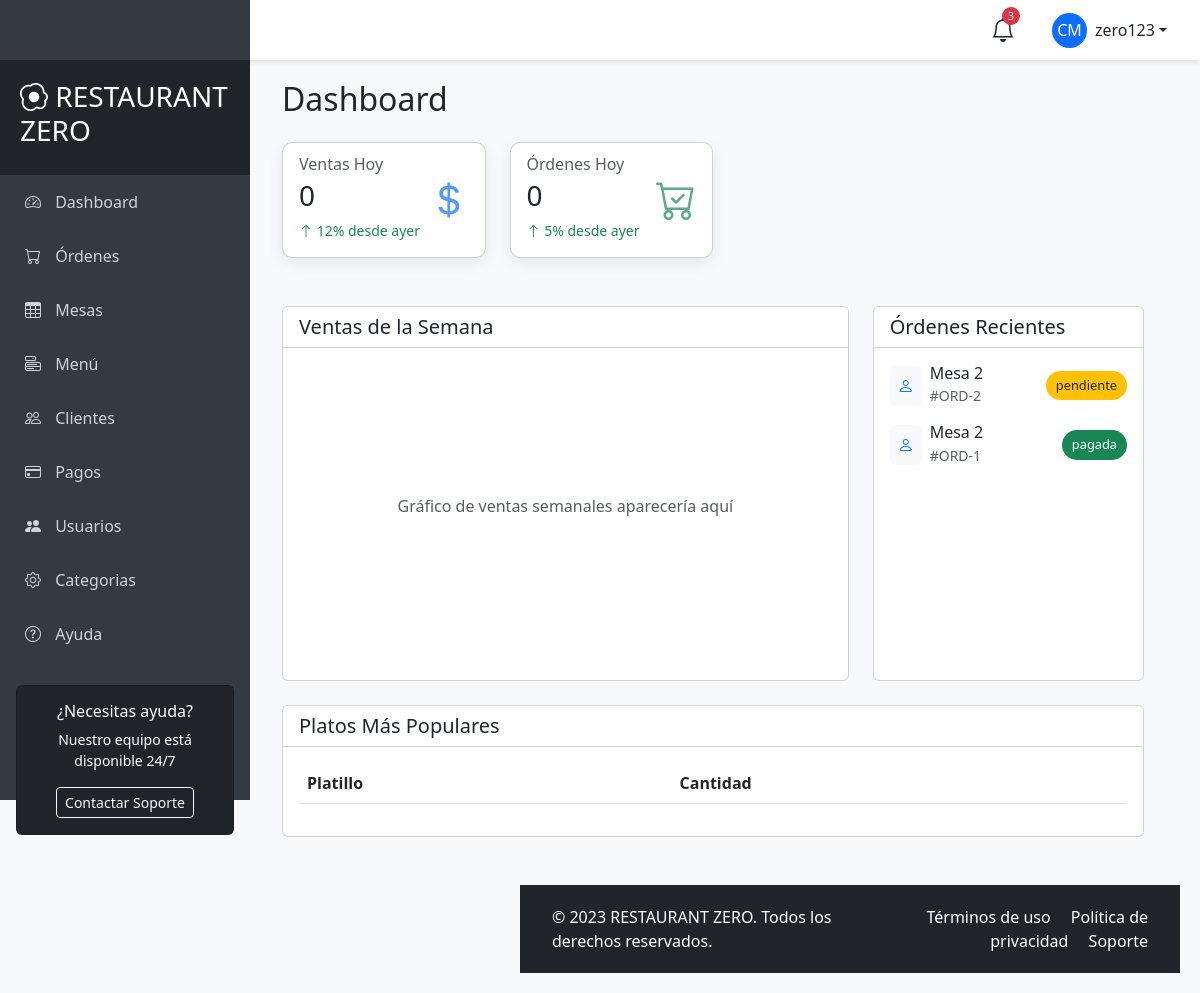
Page /dashboard/ (signed in) on the earlier database version.
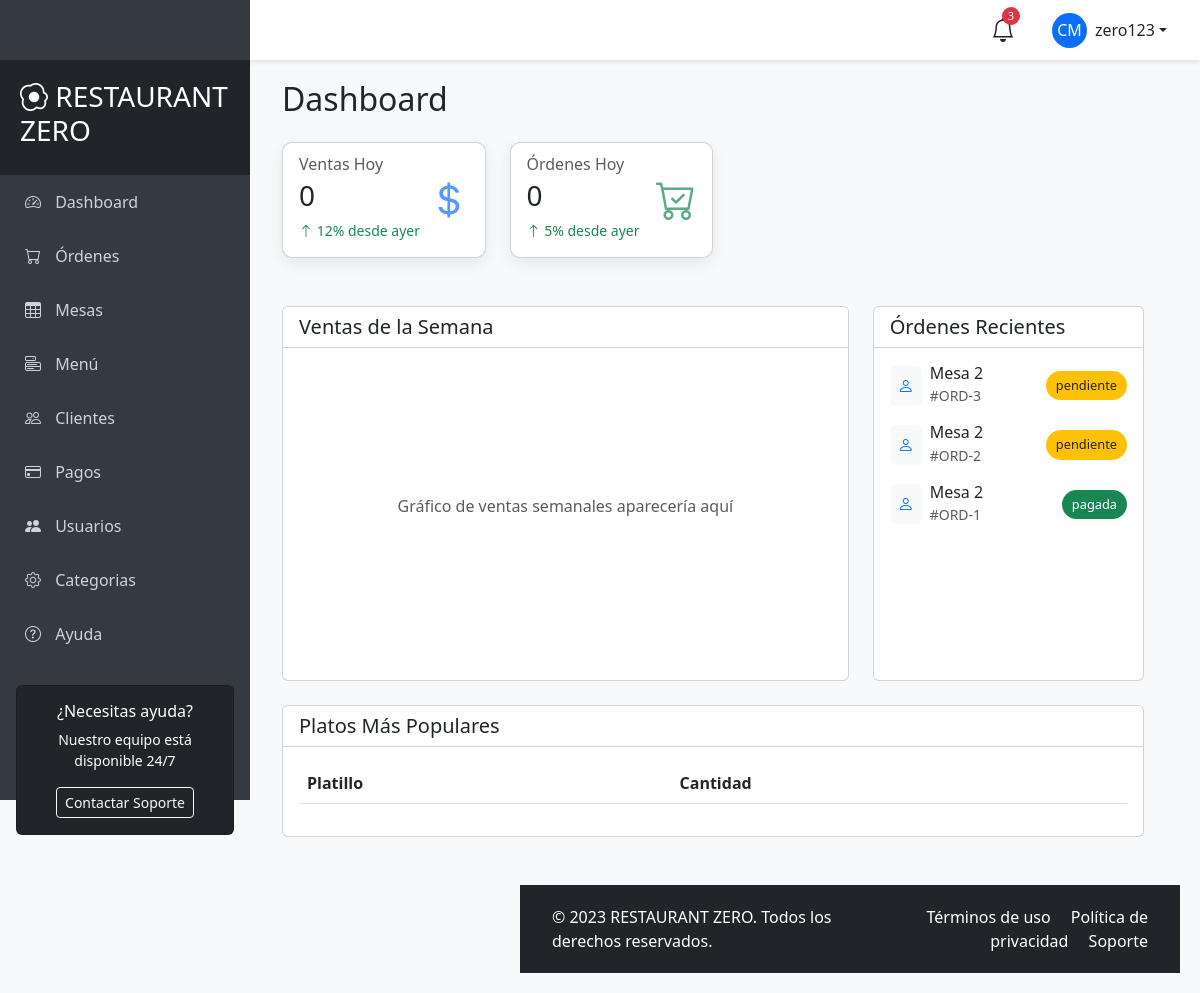
Same page on the later database version.
### apps/ordenes/models.py (models this page shows, shortened)
class Orden(models.Model):
    empleado = models.ForeignKey(AppUser, on_delete=models.CASCADE, related_name='ordenes')
    mesa = models.ForeignKey(Mesa, on_delete=models.CASCADE, related_name='ordenes')
    fecha_hora = models.DateTimeField(auto_now_add=True)
    estatus = models.CharField(max_length=50, default='pendiente')

class Mesa(models.Model):
    nombre = models.CharField(max_length=100, null=False)
    capacidad = models.IntegerField(null=False)
    estado = models.ForeignKey(MesaEstado, on_delete=models.CASCADE, related_name='mesas_estado')

### restaurante_v1/views.py (the view)
# urls.py: path('dashboard/', views.index_user, name='index_user'),
@login_required(login_url='accounts:login')
def index_user(request):
    ordenes_hoy = Orden.objects.filter(estatus='pagada', fecha_hora__date=datetime.today())
    total_sales = sum(orden.total for orden in ordenes_hoy)
    cantidad_ordenes = ordenes_hoy.count()
    ordenes_semana = Orden.objects.filter(
        estatus='pagada', fecha_hora__week=datetime.today().isocalendar()[1]
    )
    dias_semana = [datetime.today() - timedelta(days=datetime.today().isocalendar()[2] - 1) + timedelta(days=i) for i in range(7)]
    ventas_por_dia = []
    for dia in dias_semana:
        ventas_dia = ordenes_semana.filter(fecha_hora__date=dia.date()).aggregate(total=Sum(models.F('detalles__cantidad') * models.F('detalles__precio_unitario')))['total'] or 0
        ventas_por_dia.append({'dia': dia.strftime('%Y-%m-%d'), 'total': ventas_dia})
    ultimas_ordenes = Orden.objects.all().order_by('-fecha_hora')[:5]
    platillos_mas_vendidos = Orden.objects.filter(estatus='pagada').values('detalles__platillo__nombre').annotate(total_vendido=Sum('detalles__cantidad')).order_by('-total_vendido')[:10]
    context = {
        'ventas_totales': total_sales,
        'cantidad_ordenes': cantidad_ordenes,
        'ordenes_semana': ordenes_semana,
        'ventas_por_dia': ventas_por_dia,
        'ultimas_ordenes': ultimas_ordenes,
        'platillos_mas_vendidos': platillos_mas_vendidos,
    }
    return render(request, 'main/main_index.html', context)

### templates/main/main_index.html (shortened to what the changed rows need)
{% extends 'main/base_user.html' %}
{% block content %}
<div class="row mb-4">
    <div class="col-12">
        <h2 class="mb-4">Dashboard</h2>
        <div class="row g-4 mb-4">
        <div class="row g-4">
            <div class="col-md-4">
                <div class="card h-100">
                    <div class="card-body recent-orders">
                        {% for orden in ultimas_ordenes %}
                            <div class="d-flex justify-content-between align-items-center mb-3">
                                <div class="d-flex align-items-center">
                                    <div class="bg-light rounded p-2 me-2">
                                        <i class="bi bi-person text-primary"></i>
                                    </div>
                                    <div>
                                        <h6 class="mb-0">{{orden.mesa.nombre}}</h6>
                                        <small class="text-muted">#ORD-{{ orden.id }}</small>
                                    </div>
                                </div>
                                <span class="order-status-badge {% if orden.estatus == 'pagada' %}bg-success text-white{% elif orden.estatus == 'pendiente' %}bg-warning text-dark{% else %}bg-danger text-white{% endif %}">{{ orden.estatus }}</span>
                            </div>
                        {% endfor %}
                    </div>
                </div>
            </div>
        </div>
        <div class="row mt-4">
            <div class="col-12">
                <div class="card">
                    <div class="card-body">
                        <div class="table-responsive">
                            <table class="table table-hover">
                                <thead>
                                    <tr>
                                        <th>Platillo</th>
                                        <th>Cantidad</th>
                                    </tr>
                                </thead>
                            </table>
                        </div>
                    </div>
                </div>
            </div>
        </div>
    </div>
</div>
{% endblock %}

Differences in the rows shown:
added Orden: mesa.nombre "Mesa 2", id "3", estatus "pendiente"
